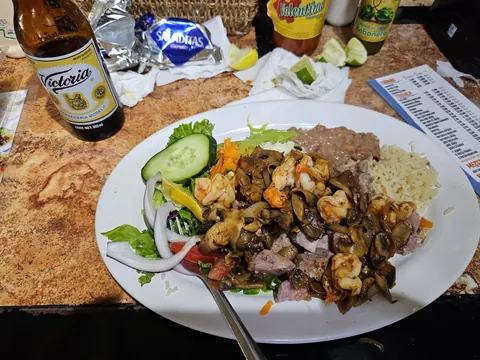
#> input picture la-fragua-calvillo/img/alambres-480.webp, 480 x 360 px, given in place of maps-01.jpg, which was not available
$ python _make_img.py
#> lines starting #> are read from the running program, lines starting #| are printed output that depends on the picture; pictures that were not available may be replaced by others from this repository, and a replacement may not be noted
from PIL import Image, ImageDraw, ImageFont
import os
R='research/fotos/presa/'
def mk(name, src, crop=None, widths=(480,960,1600), q=80):
#> called with name = 'hero-p', src = 'maps-01.jpg', crop = (380, 0, 1350, 1080), widths = (480, 960), q = 80
    im=Image.open(R+src).convert('RGB')
#> im is the input picture: PIL image 480x360 RGB; mean R, G, B 127.8, 113, 93.9
    if crop: im=im.crop(crop)
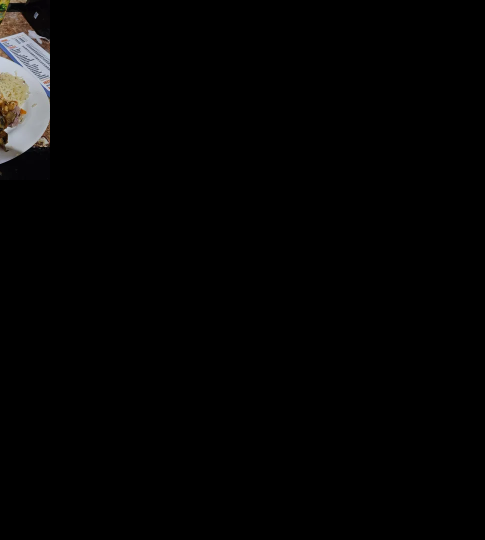
#> im: PIL image 970x1080 RGB (shown at 1/2 size); mean R, G, B 3.8, 3.6, 3.5
    for w in widths:
        if w>im.width and w!=widths[0]:
            continue
        w2=min(w,im.width)
        h=round(im.height*w2/im.width)
        im.resize((w2,h),Image.LANCZOS).save(f'img/{name}-{w}.webp','WEBP',quality=q,method=6)
#> this loop made 2 passes
#> pass 1, in mk, `im.resize((w2,h),Image.LANCZOS).save(f'img/{name}-{w}.webp','WEBP',qua..`:
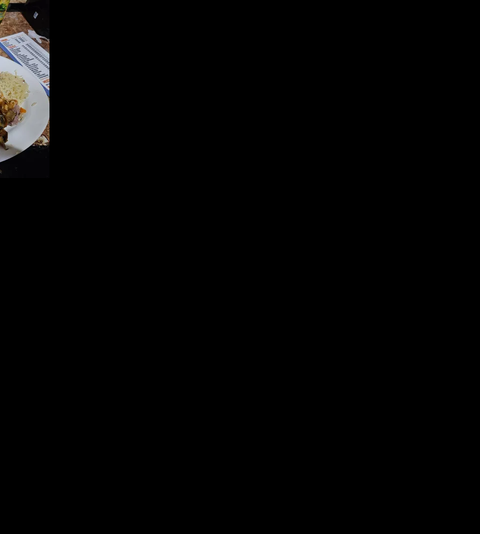
#> saved as hero-p-480.webp: PIL image 480x534 RGB; mean R, G, B 3.8, 3.7, 3.5
    print(name, im.size)
#| hero-p (970, 1080)
mk('hero-p','maps-01.jpg',(380,0,1350,1080),(480,960))
mk('hero-l','maps-01.jpg',None)
#| hero-l (480, 360)
mk('aguachile','maps-02.jpg',(0,300,1536,1836),(480,960))
#> call 3 of mk, with name = 'aguachile', src = 'maps-02.jpg', crop = (0, 300, 1536, 1836), widths = (480, 960), q = 80
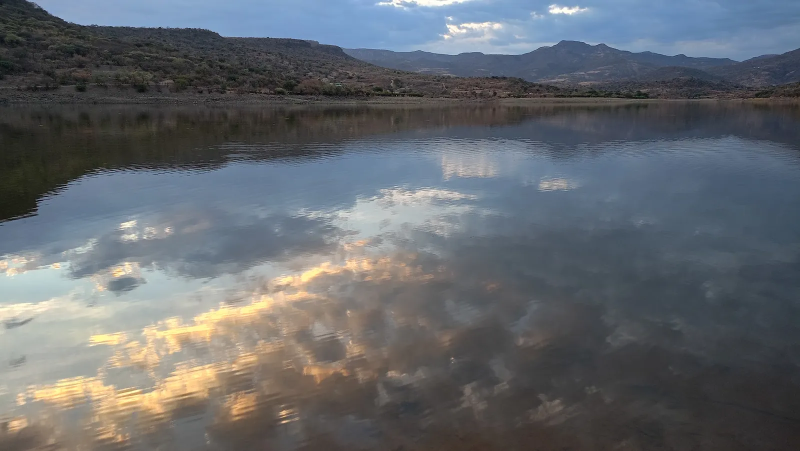
#> input picture la-fragua-calvillo/img/atardecer-1600.webp, 1600 x 902 px, given in place of maps-02.jpg, which was not available (shown at 1/2 size)
#> in mk, im is the input picture: PIL image 1600x902 RGB; mean R, G, B 100.2, 104.4, 109.1
#> in mk (call 3), `if crop: im=im.crop(crop)`:
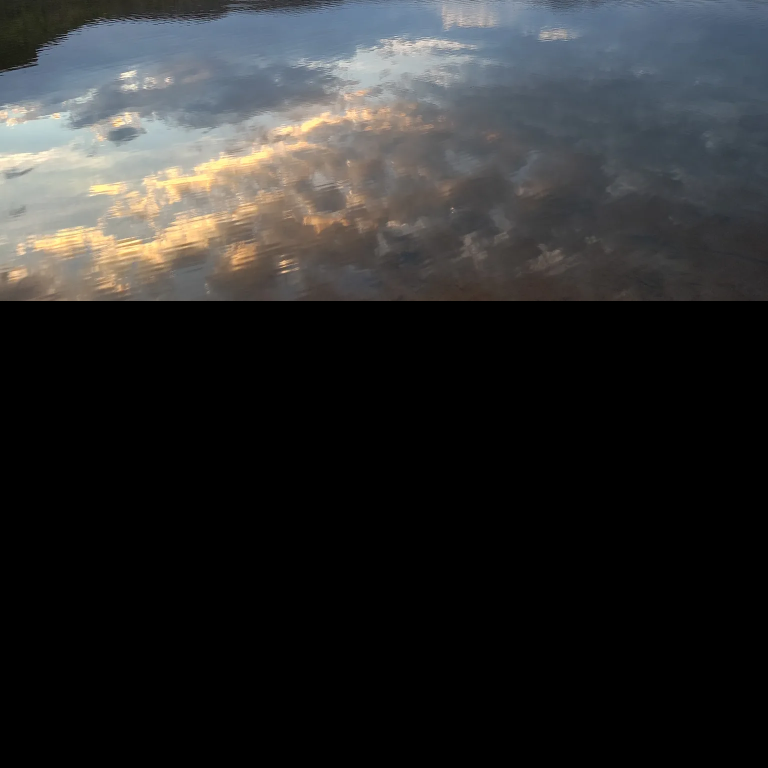
#> im: PIL image 1536x1536 RGB (shown at 1/2 size); mean R, G, B 43.8, 44.3, 44.4
#> the loop in mk (call 3), `for w in widths:` made 2 passes
#> pass 1, in mk (call 3), `im.resize((w2,h),Image.LANCZOS).save(f'img/{name}-{w}.webp','WEBP',qua..`:
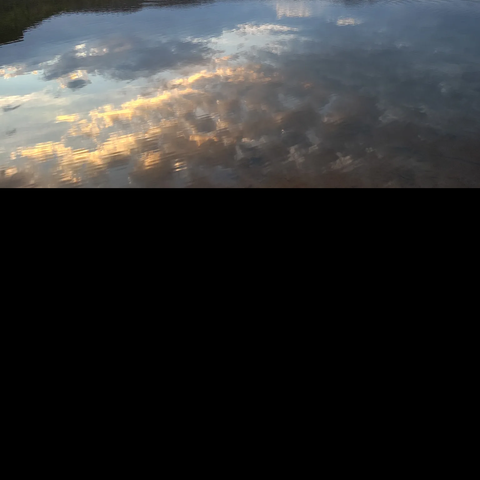
#> saved as aguachile-480.webp: PIL image 480x480 RGB; mean R, G, B 43.8, 44.3, 44.4
#| aguachile (1536, 1536)
mk('torre','maps-29.jpg',None,(480,960))
#> the loop in mk (call 4), `for w in widths:` made 2 passes
#> pass 1, in mk (call 4), `im.resize((w2,h),Image.LANCZOS).save(f'img/{name}-{w}.webp','WEBP',qua..`:
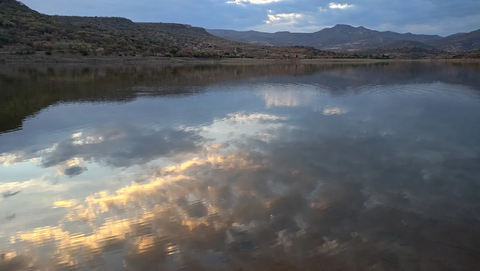
#> saved as torre-480.webp: PIL image 480x271 RGB; mean R, G, B 100.2, 104.4, 109.1
#| torre (1600, 902)
#> (the run stopped early here; a loop or call above may not have finished)
